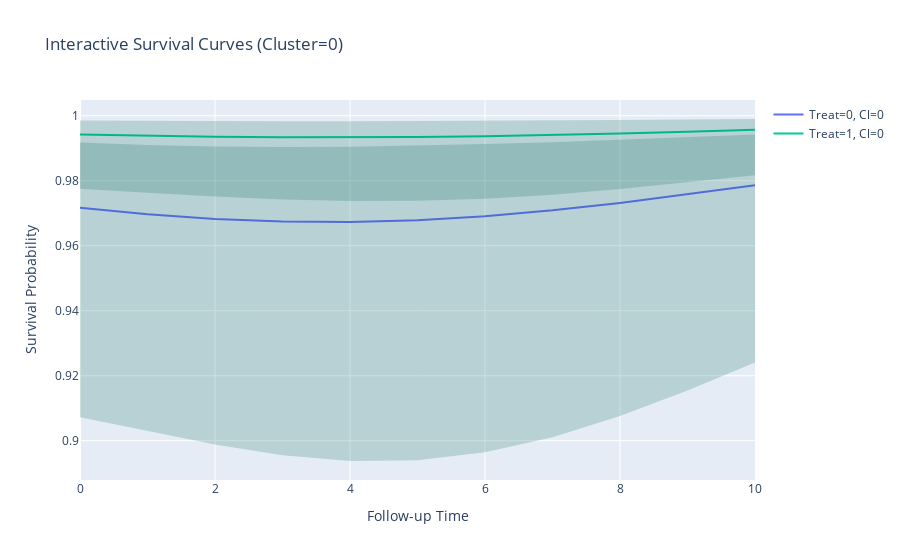

Source (notebook cell):
### Markdown cell above
# Interactive Survival Curves (Plotly)

### Code cell
cluster_of_interest = 0
fig = go.Figure()

subset_clust = surv_df[surv_df['cluster'] == cluster_of_interest]

for treat in treatments:
    df_treat = subset_clust[subset_clust['treatment'] == treat]
    
    # Add survival line trace
    fig.add_trace(go.Scatter(
        x=df_treat['followup_time'],
        y=df_treat['survival'],
        mode='lines',
        name=f"Treat={treat}, Cl={cluster_of_interest}"
    ))
    
    # Add confidence interval shaded area
    fig.add_trace(go.Scatter(
        x=pd.concat([df_treat['followup_time'], df_treat['followup_time'][::-1]]),
        y=pd.concat([df_treat['surv_upper'], df_treat['surv_lower'][::-1]]),
        fill='toself',
        fillcolor='rgba(0,100,80,0.2)',
        line=dict(color='rgba(255,255,255,0)'),
        hoverinfo="skip",
        showlegend=False
    ))

# Update layout for the figure
fig.update_layout(
    title=f"Interactive Survival Curves (Cluster={cluster_of_interest})",
    xaxis_title="Follow-up Time",
    yaxis_title="Survival Probability"
)

fig.show()

### Figure 1 — Plotly figure (JSON) as saved in the notebook; plotly's stock layout.template omitted (floating-point values rounded to 4 significant figures)
{"data": [{"mode": "lines", "name": "Treat=0, Cl=0", "type": "scatter", "x": [0, 1, 2, 3, 4, 5, 6, 7, 8, 9, 10], "y": [0.9716, 0.9697, 0.9682, 0.9674, 0.9673, 0.9679, 0.9691, 0.9709, 0.9732, 0.9758, 0.9786]}, {"fill": "toself", "fillcolor": "rgba(0,100,80,0.2)", "hoverinfo": "skip", "line": {"color": "rgba(255,255,255,0)"}, "showlegend": false, "type": "scatter", "x": [0, 1, 2, 3, 4, 5, 6, 7, 8, 9, 10, 10, 9, 8, 7, 6, 5, 4, 3, 2, 1, 0], "y": [0.9917, 0.991, 0.9905, 0.9904, 0.9905, 0.9908, 0.9913, 0.9919, 0.9926, 0.9934, 0.9942, 0.9241, 0.9155, 0.9076, 0.9011, 0.8964, 0.894, 0.8938, 0.8955, 0.8988, 0.903, 0.9072]}, {"mode": "lines", "name": "Treat=1, Cl=0", "type": "scatter", "x": [0, 1, 2, 3, 4, 5, 6, 7, 8, 9, 10], "y": [0.9942, 0.9938, 0.9935, 0.9934, 0.9933, 0.9935, 0.9937, 0.9941, 0.9946, 0.9951, 0.9957]}, {"fill": "toself", "fillcolor": "rgba(0,100,80,0.2)", "hoverinfo": "skip", "line": {"color": "rgba(255,255,255,0)"}, "showlegend": false, "type": "scatter", "x": [0, 1, 2, 3, 4, 5, 6, 7, 8, 9, 10, 10, 9, 8, 7, 6, 5, 4, 3, 2, 1, 0], "y": [0.9985, 0.9984, 0.9983, 0.9983, 0.9983, 0.9984, 0.9985, 0.9986, 0.9987, 0.9988, 0.999, 0.9817, 0.9795, 0.9774, 0.9757, 0.9745, 0.9738, 0.9738, 0.9743, 0.9752, 0.9763, 0.9775]}], "layout": {"title": {"text": "Interactive Survival Curves (Cluster=0)"}, "xaxis": {"title": {"text": "Follow-up Time"}}, "yaxis": {"title": {"text": "Survival Probability"}}}}
